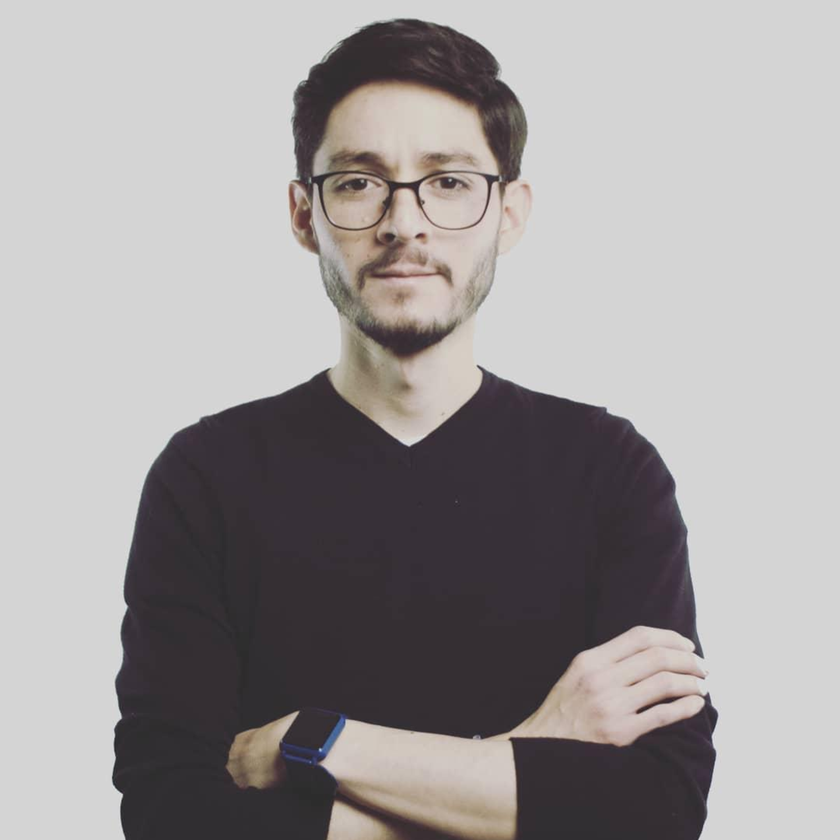
#> input picture img/rodo_2021.png, 840 x 840 px, shrunk from 2500 x 2500 before the run
$ python facedet_img.py
#> lines starting #> are read from the running program, lines starting #| are printed output that depends on the picture; after the words box and inside, x2 and y2 are one past the last pixel; in counts of white or black regions, pixels touching at a corner belong together
import numpy as np
import cv2

# Load Haar cascade files:
path_cascade = "./haarcascades/"
face_cascade = cv2.CascadeClassifier(
    path_cascade + 'haarcascade_frontalface_default.xml')
eye_cascade = cv2.CascadeClassifier(path_cascade + 'haarcascade_eye.xml')

# Load image and convert it to grayscale:
img_path = "./img/"
img = cv2.imread(img_path + 'rodo_2021.png')
#> img is the input picture: shape (840, 840, 3); mean B, G, R 154.4, 154.1, 158
gray = cv2.cvtColor(img, cv2.COLOR_BGR2GRAY)
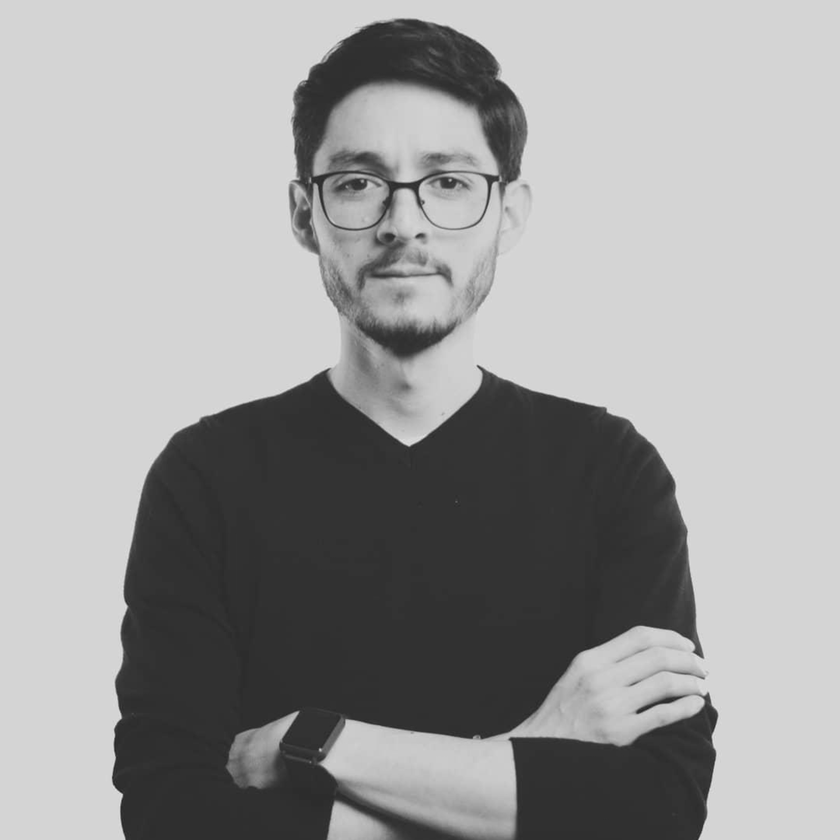
#> gray: shape (840, 840); min 34, max 226, mean 155.3

# Create multiscale classifier:
faces = face_cascade.detectMultiScale(gray, 1.3, 5)
#> faces = [[273, 77, 262, 262]]
for (x, y, w, h) in faces:
    cv2.rectangle(img, (x, y), (x + w, y + h), (255, 0, 0), 2)
    roi_gray = gray[y:y + h, x:x + w]
    roi_color = img[y:y + h, x:x + w]
    eyes = eye_cascade.detectMultiScale(roi_gray)
    for (ex, ey, ew, eh) in eyes:
        cv2.rectangle(roi_color, (ex, ey), (ex + ew, ey + eh), (0, 255, 0), 2)
#> this loop made 1 pass
#> pass 1, `roi_gray = gray[y:y + h, x:x + w]`:
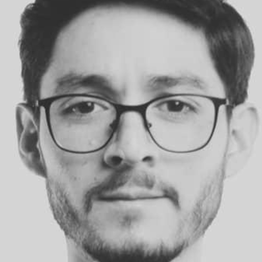
#> roi_gray: shape (262, 262); min 39, max 221, mean 160.6
#> pass 1, `roi_color = img[y:y + h, x:x + w]`:
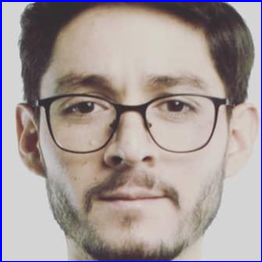
#> roi_color: shape (262, 262, 3); mean B, G, R 153.4, 154.2, 165.4
#> after the loop:
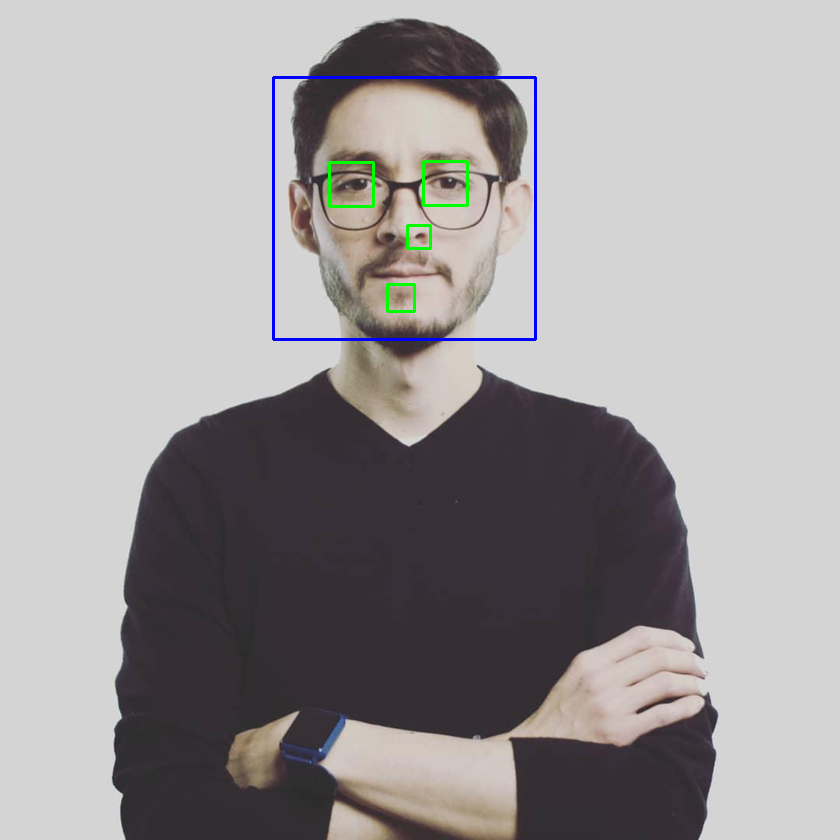
#> img: shape (840, 840, 3); 0.68% of pixels changed, all inside (x1, y1, x2, y2) = (272, 76, 537, 341)
#> after the loop:
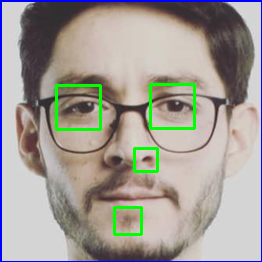
#> roi_color: shape (262, 262, 3); 2.39% of pixels changed, all inside (x1, y1, x2, y2) = (55, 83, 196, 236)

cv2.imshow('img', img)
cv2.waitKey(0)
cv2.destroyAllWindows()
